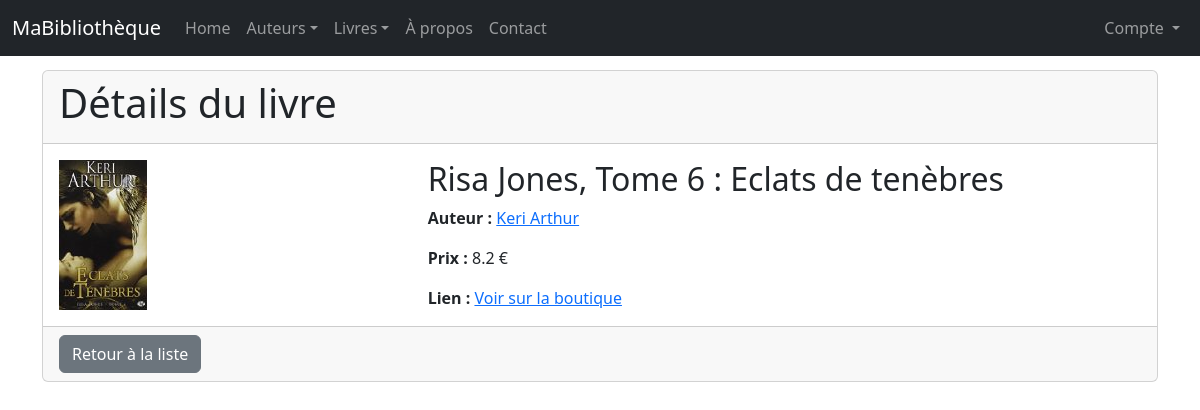
The page /livres/70/view/ on the database its author committed.
### monApp/models.py (models this page shows, shortened)
class Livre(db.Model):
    idL = db.Column( db.Integer, primary_key=True )
    Prix = db.Column( db.Float )
    Titre = db.Column( db.String(255) )
    Url = db.Column( db.String(255) )
    Img = db.Column( db.String(255) )
    auteur_id = db.Column (db.Integer , db.ForeignKey ("auteur.idA") )
    auteur = db.relationship ("Auteur", backref =db.backref ("livres", lazy="dynamic") )

class Auteur(db.Model):
    idA = db.Column( db.Integer, primary_key=True )
    Nom = db.Column( db.String(100) )

### monApp/views.py (the view)
@app.route('/livres/<idL>/view/')
def viewLivre(idL):
    unLivre = Livre.query.get(idL)
    unForm = FormLivre (idL=unLivre.idL , Prix=unLivre.Prix)
    return render_template("livre_view.html",selectedLivre=unLivre, viewForm=unForm)

### monApp/templates/livre_view.html
{% extends "base.html" %}
{% block main %}
<div class="card">
    <div class="card-header">
        <h1>Détails du livre</h1>
    </div>
    <div class="card-body">
        <div class="row">
            <div class="col-md-4">
                <img src="{{ url_for('static', filename='images/' + selectedLivre.Img) }}" class="img-fluid" alt="Couverture de {{ selectedLivre.Titre }}">
            </div>
            <div class="col-md-8">
                <h2 class="card-title">{{ selectedLivre.Titre }}</h2>
                <p class="card-text"><strong>Auteur :</strong> <a href="{{ url_for('viewAuteur', idA=selectedLivre.auteur.idA) }}">{{ selectedLivre.auteur.Nom }}</a></p>
                <p class="card-text"><strong>Prix :</strong> {{ selectedLivre.Prix }} €</p>
                <p class="card-text"><strong>Lien :</strong> <a href="{{ selectedLivre.Url }}" target="_blank">Voir sur la boutique</a></p>
            </div>
        </div>
    </div>
    <div class="card-footer">
        <a href="{{ url_for('getLivres') }}" class="btn btn-secondary">Retour à la liste</a>
    </div>
</div>
{% endblock %}

### monApp/static/style.css (style rules this page uses)
h1 { color : red; }
body { font-family: sans - serif; }

### rows shown on the page
Livre: Img (picture), Titre "Risa Jones, Tome 6 : Eclats de tenèbres", Prix "8.2"
Auteur: auteur.Nom "Keri Arthur"
